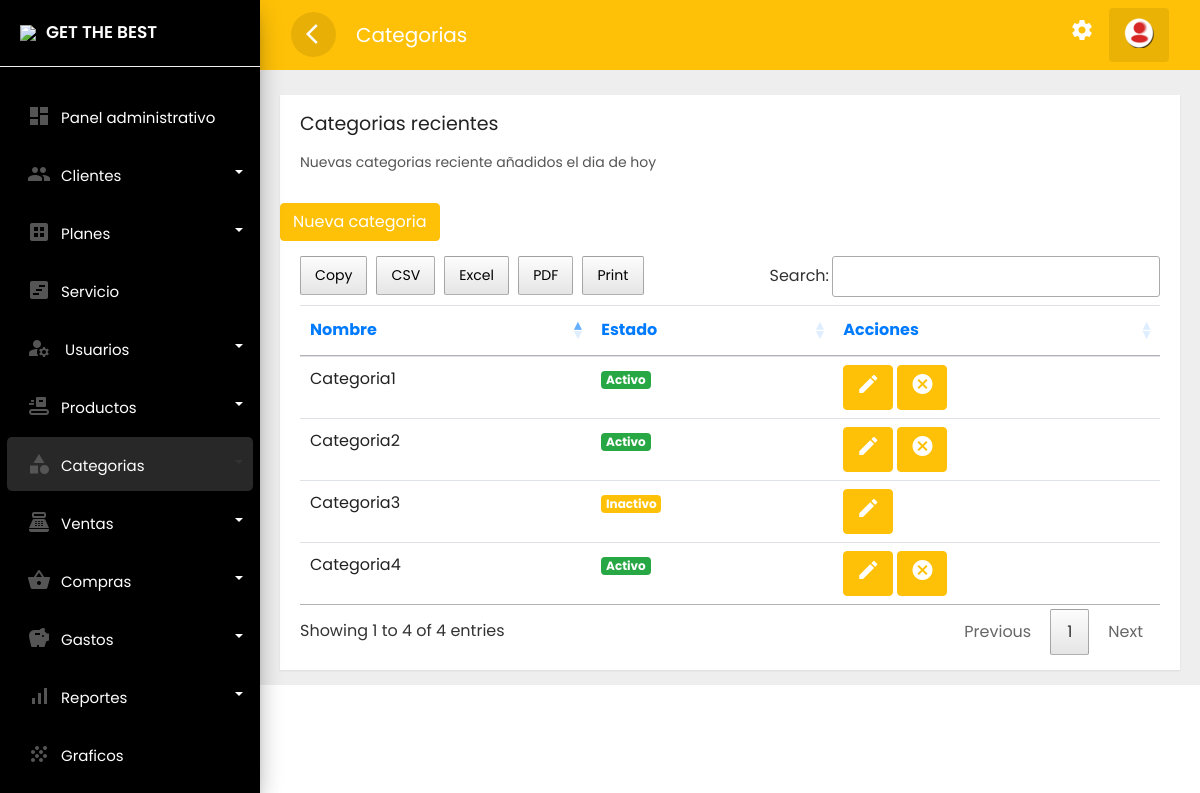
Before: /frontend/categoria/mostrar.php (signed in) with the older database file.
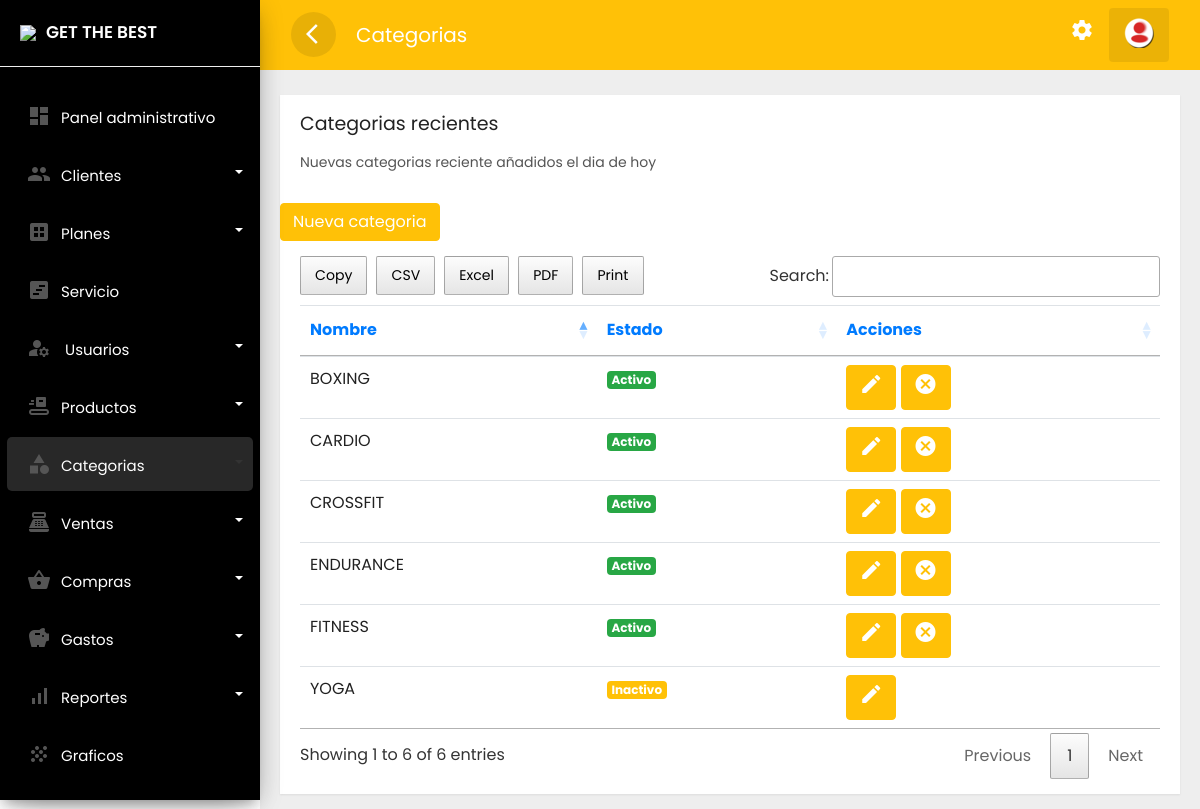
After: the same page with the newer database file.
### tables this page shows
CREATE TABLE `categoria` (
  `idcate` int(11) NOT NULL,
  `nomca` text NOT NULL,
  `estado` varchar(15) NOT NULL,
  `fere` timestamp NOT NULL DEFAULT current_timestamp()
);

### frontend/categoria/mostrar.php (the view, shortened to what the changed rows need)
<?php if(isset($_SESSION['id'])) { ?>
<!doctype html>
<html lang="es">
  <head>
        <link rel="stylesheet" href="../../backend/css/bootstrap.min.css">
        <link rel="stylesheet" href="../../backend/css/custom.css">
        <link rel="stylesheet" href="../../backend/css/loader.css">
    <link rel="stylesheet" type="text/css" href="../../backend/css/datatable.css">
    <link rel="stylesheet" type="text/css" href="../../backend/css/buttonsdataTables.css">
    <link rel="stylesheet" type="text/css" href="../../backend/css/font.css">
  </head>
  <body>
<div class="wrapper">
        <nav id="sidebar">
            <div class="sidebar-header">
                <h3><img src="../../backend/img/favicon.png" class="img-fluid"/><span>GET THE BEST</span></h3>
            </div>
            <ul class="list-unstyled components">
               <li  class="">
                    <a href="../administrador/escritorio.php" class="dashboard"><i class="material-icons">dashboard</i><span>Panel administrativo</span></a>
                </li>
                <li class="dropdown">
                    <a href="#homeSubmenu1" data-toggle="collapse" aria-expanded="false" class="dropdown-toggle">
                         <i class="material-icons">group</i><span>Clientes</span></a>
                </li>
                <li class="dropdown">
                    <a href="#pageSubmenu2" data-toggle="collapse" aria-expanded="false" class="dropdown-toggle">
                         <i class="material-icons">dataset</i><span>Planes</span></a>
                </li>
                <li class="">
                    <a href="../servicio/mostrar.php"><i class="material-icons">view_timeline</i><span>Servicio</span></a>
                </li>
                     <li class="dropdown">
                    <a href="#pageSubmenu3" data-toggle="collapse" aria-expanded="false" class="dropdown-toggle">
                         <i class="material-icons">manage_accounts</i>
                         <span>Usuarios</span></a>
                </li>
                      <li class="dropdown">
                    <a href="#pageSubmenu4" data-toggle="collapse" aria-expanded="false" class="dropdown-toggle">
                         <i class="material-icons">conveyor_belt</i><span>Productos</span></a>
                </li>
                    <li class="dropdown active">
                    <a href="#pageSubmenu5" data-toggle="collapse" aria-expanded="false" class="dropdown-toggle">
                         <i class="material-icons">category</i><span>Categorias</span></a>
                </li>
                  <li class="dropdown">
                    <a href="#pageSubmenu6" data-toggle="collapse" aria-expanded="false" class="dropdown-toggle">
                         <i class="material-icons">point_of_sale</i><span>Ventas</span></a>
                </li>
                 <li class="dropdown">
                    <a href="#pageSubmenu09" data-toggle="collapse" aria-expanded="false" class="dropdown-toggle">
                         <i class="material-icons">shopping_basket</i><span>Compras</span></a>
                </li>
                <li class="dropdown">
                    <a href="#pageSubmenu010" data-toggle="collapse" aria-expanded="false" class="dropdown-toggle">
                         <i class="material-icons">savings</i><span>Gastos</span></a>
                </li>
                    <li class="dropdown">
                    <a href="#pageSubmenu7" data-toggle="collapse" aria-expanded="false" class="dropdown-toggle">
                         <i class="material-icons">signal_cellular_alt</i><span>Reportes</span></a>
                </li>
                 <li class="">
                    <a href="../graficos/mostrar.php"><i class="material-icons">grain</i><span>Graficos</span></a>
                </li>
               <li class="">
                    <a href="../cuenta/configuracion.php"><i class="material-icons">settings</i><span>Configuracion</span></a>
                </li>
            </ul>
        </nav>
        <div id="content">
          <div class="top-navbar">
            <nav class="navbar navbar-expand-lg">
                <div class="container-fluid">
                    <button type="button" id="sidebarCollapse" class="d-xl-block d-lg-block d-md-mone d-none">
                        <span class="material-icons">arrow_back_ios</span>
                    </button>
                         <a class="navbar-brand" href="#"> Categorias </a>
                    <div class="collapse navbar-collapse d-lg-block d-xl-block d-sm-none d-md-none d-none" id="navbarSupportedContent">
                        <ul class="nav navbar-nav ml-auto">
                         <li class="nav-item">
                                <a class="nav-link" href="../cuenta/configuracion.php">
                                        <span class="material-icons">settings</span>
                                        </a>
                            </li>
                            <li class="dropdown nav-item active">
                                <a href="#" class="nav-link" data-toggle="dropdown">
                                   <img src="../../backend/img/reere.png" >
                               </a>
                            </li>
                        </ul>
                    </div>
                </div>
            </nav>
         </div>
               <div class="main-content">
                         <div class="row ">
                        <div class="col-lg-12 col-md-12">
                            <div class="card" style="min-height: 485px">
                                <div class="card-header card-header-text">
                                    <h4 class="card-title">Categorias recientes</h4>
                                    <p class="category">Nuevas categorias reciente añadidos el dia de hoy</p>
                                </div>
                                <br>
                                <a href="../categoria/nuevo.php" class="btn btn-danger text-white"
                            >Nueva categoria</a>
                            <br>
                                <div class="card-content table-responsive">
                                    <?php
                               require '../../backend/bd/ctconex.php';
 $sentencia = $connect->prepare("SELECT * FROM categoria order BY idcate DESC;");
 $sentencia->execute();
$data =  array();
if($sentencia){
  while($r = $sentencia->fetchObject()){
    $data[] = $r;
  }
}
   ?>
   <?php if(count($data)>0):?>
                                    <table class="table table-hover" id="example">
                                        <thead class="text-primary">
                                            <tr>
                                            <th>Nombre</th>
                                            <th>Estado</th>
                                            <th>Acciones</th>
                                        </tr></thead>
                                        <tbody>
                                            <?php foreach($data as $g):?>
                                            <tr>
                                                <td><?php echo  $g->nomca; ?></td>
                                                <td><?php    if($g->estado =='Activo')  { ?>
    <span class="badge badge-success">Activo</span>
               <?php  }   else {?>
    <span class="badge badge-danger">Inactivo</span>
     <?php  } ?> </td>
                                                <td>
        <?php    if($g->estado =='Activo')  { ?>
    <a class="btn btn-warning text-white" href="../categoria/actualizar.php?id=<?php echo  $g->idcate; ?>"><i class='material-icons' data-toggle='tooltip' title='crear'>edit</i></a>
    <a class="btn btn-danger text-white" href="../categoria/eliminar.php?id=<?php echo  $g->idcate; ?>"><i class='material-icons' data-toggle='tooltip' title='crear'>cancel</i></a>
                <?php  }   else {?>
<a class="btn btn-warning text-white" href="../categoria/actualizar.php?id=<?php echo  $g->idcate; ?>"><i class='material-icons' data-toggle='tooltip' title='crear'>edit</i></a>
            <?php  } ?>
                                                </td>
                                            </tr>
                                            <?php endforeach; ?>
                                        </tbody>
                                    </table>
    <?php endif; ?>
                                </div>
                            </div>
                        </div>
                    </div>
                         </div>
        </div>
    </div>
  </body>
  </html>
<?php }else{
    header('Location: ../erro404.php');
 } ?>

Changed rows visible on the page:
added categoria: nomca "CARDIO", estado "Activo"
added categoria: nomca "YOGA", estado "Inactivo"
changed categoria: nomca "Categoria4" → "ENDURANCE"
changed categoria: nomca "Categoria3" → "BOXING"; estado "Inactivo" → "Activo"
changed categoria: nomca "Categoria2" → "CROSSFIT"
changed categoria: nomca "Categoria1" → "FITNESS"
Other visible differences:
text written by a page script: "Copy CSV Excel PDF Print Search: Showing 1 to 4 of 4 entries Previous 1 Next" → "Copy CSV Excel PDF Print Search: Showing 1 to 6 of 6 entries Previous 1 Next"
